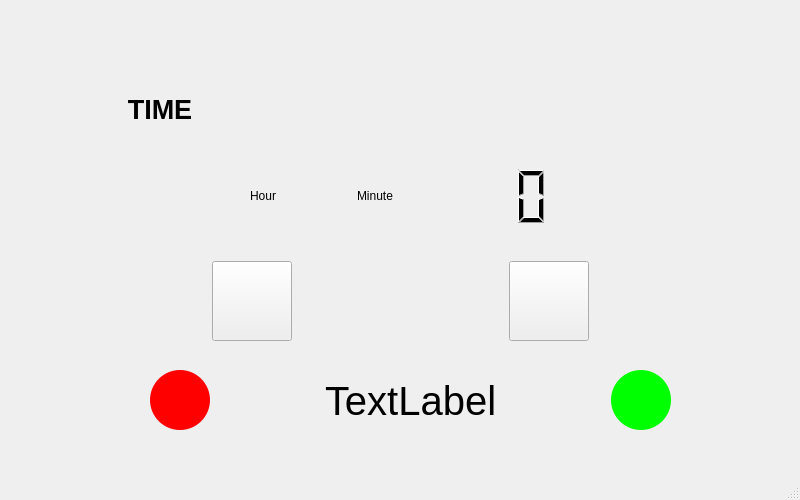
<?xml version="1.0" encoding="UTF-8"?>
<ui version="4.0">
 <class>MainWindow</class>
 <widget class="QMainWindow" name="MainWindow">
  <property name="geometry">
   <rect>
    <x>0</x>
    <y>0</y>
    <width>800</width>
    <height>500</height>
   </rect>
  </property>
  <property name="minimumSize">
   <size>
    <width>800</width>
    <height>500</height>
   </size>
  </property>
  <property name="maximumSize">
   <size>
    <width>800</width>
    <height>500</height>
   </size>
  </property>
  <property name="windowTitle">
   <string>MainWindow</string>
  </property>
  <property name="styleSheet">
   <string notr="true"/>
  </property>
  <widget class="QWidget" name="centralwidget">
   <widget class="QLabel" name="lb_date">
    <property name="geometry">
     <rect>
      <x>10</x>
      <y>89</y>
      <width>300</width>
      <height>41</height>
     </rect>
    </property>
    <property name="font">
     <font>
      <pointsize>20</pointsize>
      <weight>75</weight>
      <bold>true</bold>
     </font>
    </property>
    <property name="layoutDirection">
     <enum>Qt::LeftToRight</enum>
    </property>
    <property name="text">
     <string>&lt;html&gt;&lt;head/&gt;&lt;body&gt;&lt;p align=&quot;center&quot;&gt;TIME&lt;/p&gt;&lt;/body&gt;&lt;/html&gt;</string>
    </property>
   </widget>
   <widget class="QWidget" name="layoutWidget">
    <property name="geometry">
     <rect>
      <x>150</x>
      <y>340</y>
      <width>521</width>
      <height>121</height>
     </rect>
    </property>
    <layout class="QHBoxLayout" name="horizontalLayout_show">
     <item>
      <widget class="QLabel" name="lb_red">
       <property name="minimumSize">
        <size>
         <width>60</width>
         <height>60</height>
        </size>
       </property>
       <property name="maximumSize">
        <size>
         <width>60</width>
         <height>60</height>
        </size>
       </property>
       <property name="styleSheet">
        <string notr="true">background-color: rgb(255, 0, 0);
border-radius: 30px;</string>
       </property>
      </widget>
     </item>
     <item>
      <spacer name="horizontalSpacer_5">
       <property name="orientation">
        <enum>Qt::Horizontal</enum>
       </property>
       <property name="sizeHint" stdset="0">
        <size>
         <width>40</width>
         <height>20</height>
        </size>
       </property>
      </spacer>
     </item>
     <item>
      <widget class="QLabel" name="lb_tip">
       <property name="minimumSize">
        <size>
         <width>0</width>
         <height>0</height>
        </size>
       </property>
       <property name="maximumSize">
        <size>
         <width>16777215</width>
         <height>16777215</height>
        </size>
       </property>
       <property name="font">
        <font>
         <pointsize>30</pointsize>
        </font>
       </property>
       <property name="text">
        <string>TextLabel</string>
       </property>
      </widget>
     </item>
     <item>
      <spacer name="horizontalSpacer_6">
       <property name="orientation">
        <enum>Qt::Horizontal</enum>
       </property>
       <property name="sizeHint" stdset="0">
        <size>
         <width>40</width>
         <height>20</height>
        </size>
       </property>
      </spacer>
     </item>
     <item>
      <widget class="QLabel" name="lb_green">
       <property name="minimumSize">
        <size>
         <width>60</width>
         <height>60</height>
        </size>
       </property>
       <property name="maximumSize">
        <size>
         <width>60</width>
         <height>60</height>
        </size>
       </property>
       <property name="styleSheet">
        <string notr="true">background-color: rgb(0, 255, 0);
border-radius: 30px;</string>
       </property>
      </widget>
     </item>
    </layout>
   </widget>
   <widget class="QLabel" name="label_3">
    <property name="geometry">
     <rect>
      <x>520</x>
      <y>130</y>
      <width>72</width>
      <height>16</height>
     </rect>
    </property>
    <property name="text">
     <string/>
    </property>
   </widget>
   <widget class="QLabel" name="label">
    <property name="geometry">
     <rect>
      <x>160</x>
      <y>0</y>
      <width>500</width>
      <height>90</height>
     </rect>
    </property>
    <property name="text">
     <string/>
    </property>
    <property name="pixmap">
     <pixmap resource="Resource.qrc">:/Images/log001.png</pixmap>
    </property>
    <property name="scaledContents">
     <bool>true</bool>
    </property>
   </widget>
   <widget class="QWidget" name="widget" native="true">
    <property name="geometry">
     <rect>
      <x>0</x>
      <y>0</y>
      <width>800</width>
      <height>475</height>
     </rect>
    </property>
    <property name="minimumSize">
     <size>
      <width>800</width>
      <height>475</height>
     </size>
    </property>
    <property name="maximumSize">
     <size>
      <width>800</width>
      <height>475</height>
     </size>
    </property>
    <property name="styleSheet">
     <string notr="true">background-image: url(:/Images/bg3.png);</string>
    </property>
   </widget>
   <widget class="QLCDNumber" name="lcdNumber">
    <property name="geometry">
     <rect>
      <x>481</x>
      <y>141</y>
      <width>70</width>
      <height>110</height>
     </rect>
    </property>
    <property name="minimumSize">
     <size>
      <width>70</width>
      <height>110</height>
     </size>
    </property>
    <property name="maximumSize">
     <size>
      <width>70</width>
      <height>110</height>
     </size>
    </property>
    <property name="sizeIncrement">
     <size>
      <width>70</width>
      <height>80</height>
     </size>
    </property>
    <property name="frameShape">
     <enum>QFrame::NoFrame</enum>
    </property>
    <property name="digitCount">
     <number>2</number>
    </property>
   </widget>
   <widget class="RotateNumberLabel" name="lb_minute">
    <property name="geometry">
     <rect>
      <x>357</x>
      <y>141</y>
      <width>100</width>
      <height>110</height>
     </rect>
    </property>
    <property name="minimumSize">
     <size>
      <width>100</width>
      <height>110</height>
     </size>
    </property>
    <property name="maximumSize">
     <size>
      <width>100</width>
      <height>110</height>
     </size>
    </property>
    <property name="sizeIncrement">
     <size>
      <width>70</width>
      <height>80</height>
     </size>
    </property>
    <property name="text">
     <string>Minute</string>
    </property>
   </widget>
   <widget class="RotateNumberLabel" name="lb_hour">
    <property name="geometry">
     <rect>
      <x>250</x>
      <y>141</y>
      <width>100</width>
      <height>110</height>
     </rect>
    </property>
    <property name="minimumSize">
     <size>
      <width>100</width>
      <height>110</height>
     </size>
    </property>
    <property name="maximumSize">
     <size>
      <width>100</width>
      <height>110</height>
     </size>
    </property>
    <property name="text">
     <string>Hour</string>
    </property>
   </widget>
   <widget class="QPushButton" name="ptn_clockIN">
    <property name="geometry">
     <rect>
      <x>212</x>
      <y>261</y>
      <width>80</width>
      <height>80</height>
     </rect>
    </property>
    <property name="minimumSize">
     <size>
      <width>80</width>
      <height>80</height>
     </size>
    </property>
    <property name="sizeIncrement">
     <size>
      <width>80</width>
      <height>80</height>
     </size>
    </property>
    <property name="font">
     <font>
      <family>Bahnschrift Light</family>
      <pointsize>12</pointsize>
      <weight>75</weight>
      <italic>false</italic>
      <bold>true</bold>
     </font>
    </property>
    <property name="toolTip">
     <string>&lt;html&gt;&lt;head/&gt;&lt;body&gt;&lt;p&gt;点击打卡&lt;/p&gt;&lt;/body&gt;&lt;/html&gt;</string>
    </property>
    <property name="styleSheet">
     <string notr="true">border-image: url(:/Images/Sign in.png);</string>
    </property>
    <property name="text">
     <string/>
    </property>
   </widget>
   <widget class="QPushButton" name="ptn_sysLogin">
    <property name="geometry">
     <rect>
      <x>509</x>
      <y>261</y>
      <width>80</width>
      <height>80</height>
     </rect>
    </property>
    <property name="minimumSize">
     <size>
      <width>80</width>
      <height>80</height>
     </size>
    </property>
    <property name="styleSheet">
     <string notr="true">border-image: url(:/Images/guanliyuan.png);</string>
    </property>
    <property name="text">
     <string/>
    </property>
   </widget>
   <zorder>widget</zorder>
   <zorder>lb_date</zorder>
   <zorder>layoutWidget</zorder>
   <zorder>label_3</zorder>
   <zorder>label</zorder>
   <zorder>lcdNumber</zorder>
   <zorder>lb_minute</zorder>
   <zorder>lb_hour</zorder>
   <zorder>ptn_clockIN</zorder>
   <zorder>ptn_sysLogin</zorder>
  </widget>
  <widget class="QStatusBar" name="statusbar"/>
  <action name="manageLogin">
   <property name="text">
    <string>登录</string>
   </property>
  </action>
  <action name="action_2">
   <property name="text">
    <string>注销</string>
   </property>
  </action>
 </widget>
 <customwidgets>
  <customwidget>
   <class>RotateNumberLabel</class>
   <extends>QLabel</extends>
   <header>rotatenumberlabel.h</header>
  </customwidget>
 </customwidgets>
 <resources>
  <include location="Resource.qrc"/>
 </resources>
 <connections>
  <connection>
   <sender>manageLogin</sender>
   <signal>triggered()</signal>
   <receiver>manageLogin</receiver>
   <slot>trigger()</slot>
   <hints>
    <hint type="sourcelabel">
     <x>-1</x>
     <y>-1</y>
    </hint>
    <hint type="destinationlabel">
     <x>-1</x>
     <y>-1</y>
    </hint>
   </hints>
  </connection>
 </connections>
</ui>
